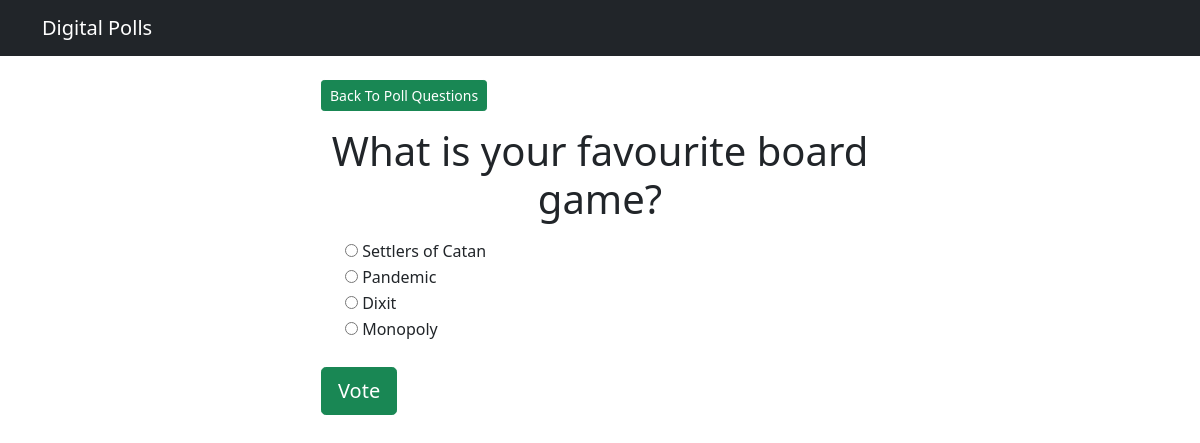
Page /polls/3/ on the committed database.
### polls/models.py (models this page shows, shortened)
class Question(models.Model):
    question_text = models.CharField(max_length=200)  # Each field is an instance of a Field class
    pub_date = models.DateTimeField(
        "date published"
    )  # we can give each field an optional -user-friendly' name by passing a string as first argument

class Choice(models.Model):
    question = models.ForeignKey(
        Question, on_delete=models.CASCADE
    )  # foreign key so that each choice has a Q. when question is deleted, all its choices will also be deleted.
    choice_text = models.CharField(max_length=200)  # CharField has a required argument of max_length
    votes = models.IntegerField(default=0)  # we can optionally give default values

### polls/views.py (the view)
# urls.py: path("<int:question_id>/", views.detail, name="detail"),
def detail(request, question_id):
    try:
        question = Question.objects.get(
            pk=question_id
        )  # this question_id will come from the url. Get the Q from the sqlite db
    except Question.DoesNotExist:
        raise Http404("Question does not exist")
    return render(request, "polls/detail.html", {"question": question})

### templates/polls/detail.html (shortened to what this page needs)
{% extends 'base.html' %} {% block content %}
<a class="btn btn-success btn-sm mb-3" href="{% url 'polls:index' %}"
  >Back To Poll Questions</a
>
<h1 class="text-center mb-3">{{ question.question_text }}</h1>
<form action="{% url 'polls:vote' question.id %}" method="post">
  {% csrf_token %} {% for choice in question.choice_set.all %}
  <div class="form-check">
    <input
      type="radio"
      name="choice"
      id="choice{{ forloop.counter }}"
      value="{{ choice.id }}"
    />
    <label for="choice{{ forloop.counter }}">{{ choice.choice_text }}</label
    ><br />
  </div>
  {% endfor %}
  <input
    type="submit"
    value="Vote"
    class="btn btn-success btn-lg btn-block mt-4"
  />
</form>
{% endblock %}

### rows in the picture
Question: question_text "What is your favourite board game?"
Choice: choice_text "Settlers of Catan"
Choice: choice_text "Pandemic"
Choice: choice_text "Dixit"
Choice: choice_text "Monopoly"
